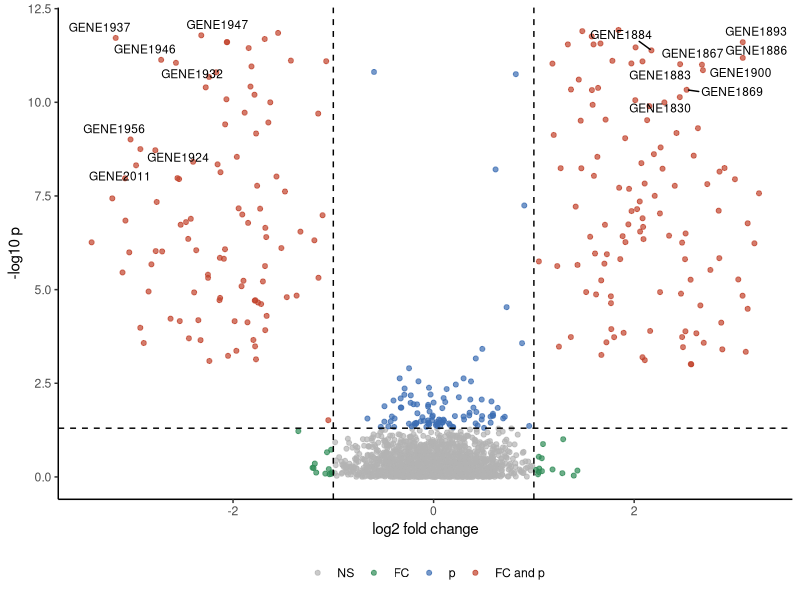

This figure's R source:
#!/usr/bin/env Rscript
# Standalone reproduction. Run inside the pinned pubplot container
# (see REPRODUCE.md) from this bundle folder.
suppressPackageStartupMessages({ library(ggplot2); library(ggrepel) })

raw <- read.csv("input_de_results.csv", check.names = FALSE)
fc <- as.numeric(raw[["log2FoldChange"]]); p <- as.numeric(raw[["pvalue"]])
lab <- as.character(raw[["gene"]])
keep <- is.finite(fc) & is.finite(p) & p > 0; fc <- fc[keep]; p <- p[keep]; lab <- lab[keep]
fcc <- 1; pcc <- 0.05
cat <- ifelse(abs(fc) >= fcc & p <= pcc, "FC and p", ifelse(p <= pcc, "p", ifelse(abs(fc) >= fcc, "FC", "NS")))
cat <- factor(cat, levels = c("NS", "FC", "p", "FC and p"))
pal <- c(NS = "grey70", FC = "#2E8B57", p = "#3B6DB3", `FC and p` = "#C1432B")
d <- data.frame(fc = fc, neglog = -log10(p), cat = cat, lab = lab)
sig <- d[d$cat == "FC and p", ]; sig <- sig[order(-(abs(sig$fc) * sig$neglog)), ]
lab_df <- head(sig, 15)
p <- ggplot(d, aes(fc, neglog, colour = cat)) + geom_point(size = 1.4, alpha = 0.7) +
  scale_colour_manual(values = pal, drop = FALSE, name = NULL) +
  geom_vline(xintercept = c(-fcc, fcc), linetype = "dashed") +
  geom_hline(yintercept = -log10(pcc), linetype = "dashed") +
  geom_text_repel(data = lab_df, aes(label = lab), size = 3, colour = "black", seed = 1) +
  labs(x = "log2 fold change", y = "-log10 p") + theme_classic() + theme(legend.position = "bottom")
ggsave("figure_de_results_volcano.pdf", p, width = 6, height = 5.6)
cat("Reproduced figure.\n")
